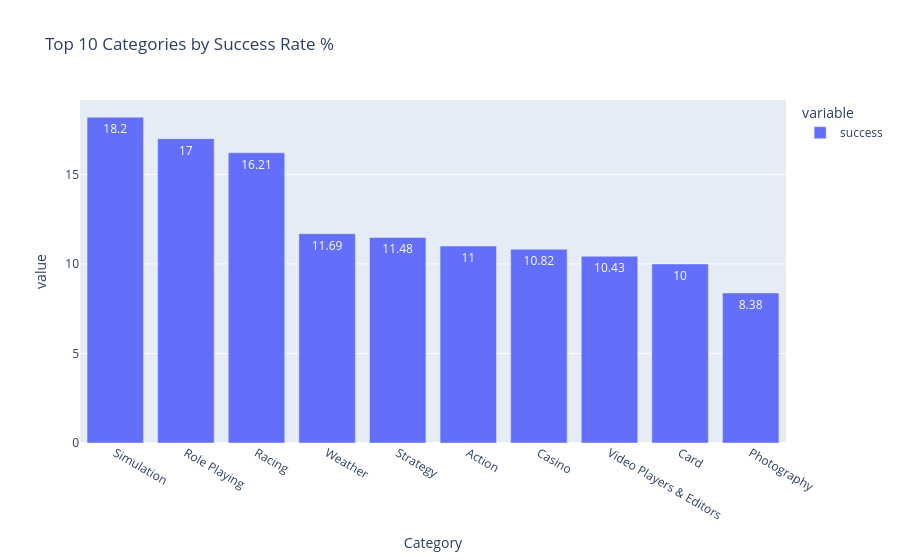

The notebook cell saved with this chart:
### Markdown cell above
Q7: Which categories have the highest success rate?

### Code cell
cat_rate = (df.groupby('Category')['success'].mean() * 100).round(2).sort_values(ascending=False).head(10)
px.bar(cat_rate, text_auto=True, title='Top 10 Categories by Success Rate %')

### Figure 1 — Plotly figure (JSON) as saved in the notebook; plotly's stock layout.template omitted (floating-point values rounded to 4 significant figures)
{"data": [{"hovertemplate": "variable=success<br>Category=%{x}<br>value=%{y}<extra></extra>", "legendgroup": "success", "marker": {"color": "#636efa", "pattern": {"shape": ""}}, "name": "success", "orientation": "v", "showlegend": true, "textposition": "auto", "texttemplate": "%{y}", "type": "bar", "x": ["Simulation", "Role Playing", "Racing", "Weather", "Strategy", "Action", "Casino", "Video Players & Editors", "Card", "Photography"], "xaxis": "x", "y": [18.2, 17.0, 16.21, 11.69, 11.48, 11.0, 10.82, 10.43, 10.0, 8.38], "yaxis": "y"}], "layout": {"barmode": "relative", "legend": {"title": {"text": "variable"}, "tracegroupgap": 0}, "title": {"text": "Top 10 Categories by Success Rate %"}, "xaxis": {"anchor": "y", "domain": [0, 1], "title": {"text": "Category"}}, "yaxis": {"anchor": "x", "domain": [0, 1], "title": {"text": "value"}}}}
